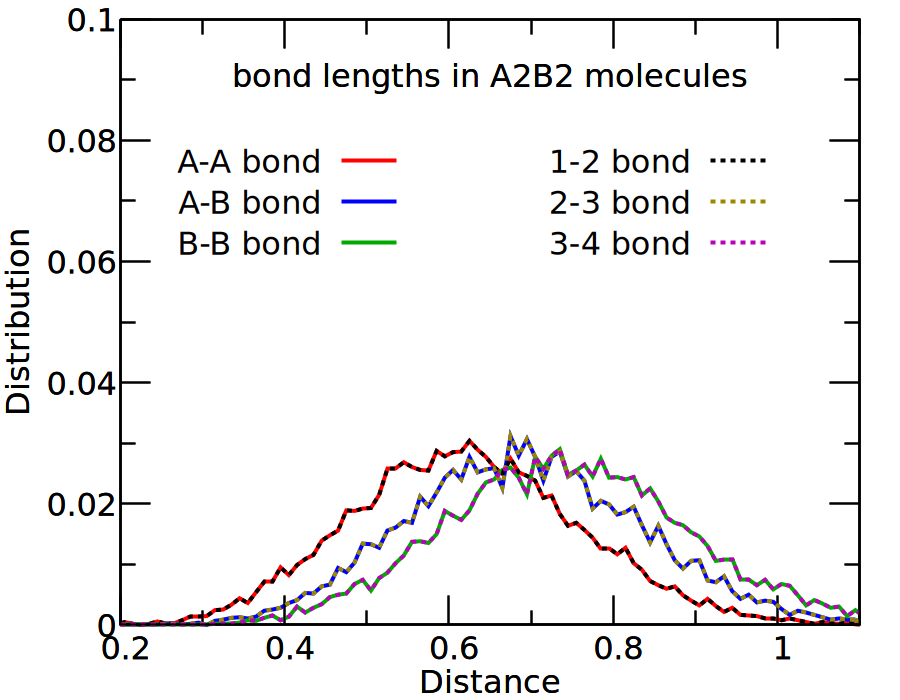

Write gnuplot code to recreate this figure.
reset
set terminal pngcairo size 900,700 fontscale 2 linewidth 2 enhanced

set output 'A2B2.png'
set multiplot

set lmargin 6.0
set rmargin 2.0
set tmargin 0.5
set bmargin 2.0

set xr  [ 0.2 to 1.1]
set yr  [ 0   to 0.1]

set xtics  0.2  scale 2,1 offset 0.0,0.4
set ytics  0.02 scale 2,1 offset 0.8,0.0

set mxtics 2
set mytics 2

set xlabel 'Distance' offset 0,1
set ylabel 'Distribution' offset 2.5,0
set title 'bond lengths in A2B2 molecules' offset 0,-3

x=0.4
y=0.8
mx=0.5
set key at graph x,y samplen 2 spacing 1.1
plot 'bonds.txt' u 1:9  w l lw 2 lc rgb '#FF0000' t 'A-A bond', \
     'bonds.txt' u 1:10 w l lw 2 lc rgb '#0000FF' t 'A-B bond', \
     'bonds.txt' u 1:11 w l lw 2 lc rgb '#00AA00' t 'B-B bond'
set key at graph x+mx,y samplen 2 spacing 1.1
plot 'bonds.txt' u 1:12 w l lw 2 dt (5,5) lc rgb '#000000' t '1-2 bond', \
     'bonds.txt' u 1:13 w l lw 2 dt (5,5) lc rgb '#998800' t '2-3 bond', \
     'bonds.txt' u 1:14 w l lw 2 dt (5,5) lc rgb '#BB00BB' t '3-4 bond'
unset multiplot
unset output
